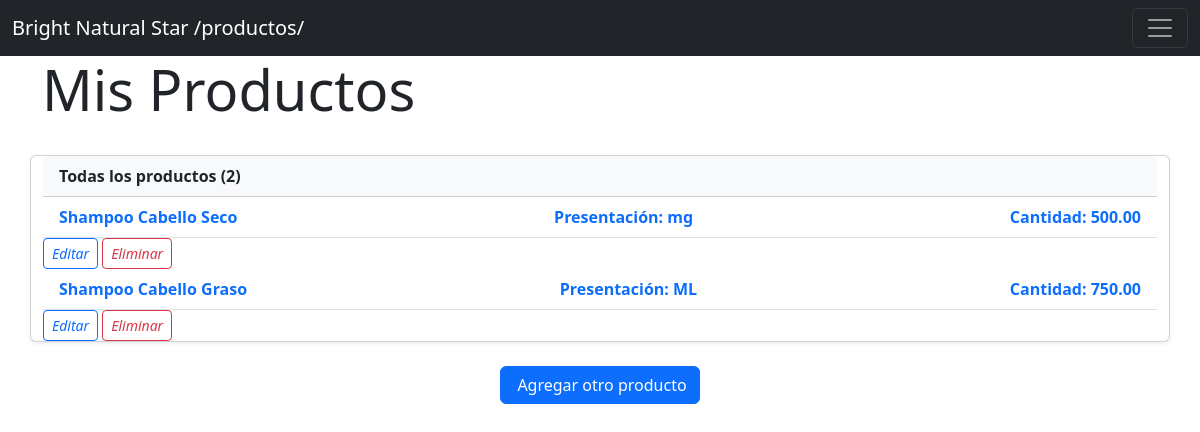
The app's page /productos/, older data.
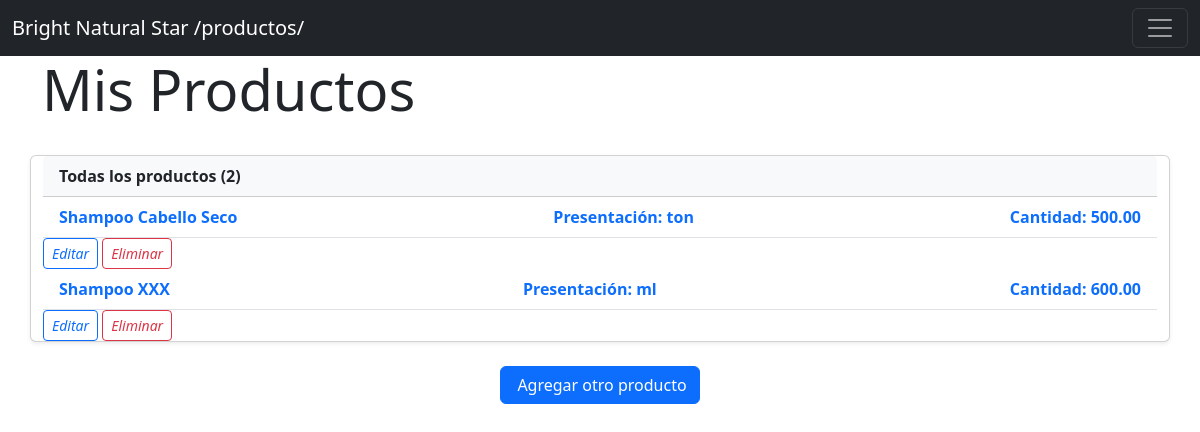
The same page, newer data.
### productos/models.py (models this page shows, shortened)
class Producto(models.Model):
    NombreProducto = models.CharField(max_length=100)
    PresentacionProducto = models.CharField(max_length=100)
    CantidadProducto = models.DecimalField(max_digits=8, decimal_places=2, default=0.0)

### productos/views.py (the view)
# urls.py: path('',  ProductoTemplateView.as_view(), name= 'list_producto'),
class ProductoTemplateView(TemplateView):
    template_name = 'productos/productos_list.html'
    def get_context_data(self, **kwargs):
        context = super().get_context_data(**kwargs)
        context['productos'] = list(ordenes_manager.productos_generador())
        return context

### ordenes_compra/ordenes_compra_manager.py (called while the page is built)
    def productos_generador(self):
        productos = Producto.objects.all().order_by('id')
        for producto in productos:
            yield {
                'id': producto.id,
                'title': producto.NombreProducto,
                'presentation': producto.PresentacionProducto,
                'quantity': producto.CantidadProducto
        }

### templates/productos/productos_list.html (shortened to what this page needs)
{% extends 'base.html' %}
{% url 'detail_orden' as detail_orden %}
{% block contenido %}
<div class="row mb-4">
    <div class="col">
        <h1 class="display-4">Mis Productos</h1>
    </div>
</div>
<div class="card shadow-sm">
    <div class="card-header bg-light d-flex justify-content-between align-items-center">
        <span class="fw-bold">Todas los productos ({{ productos|length }})</span>
    </div>
    {% if productos %}
    <div class="list-group list-group-flush">
        {% for producto in productos %}
        <div class="list-group-item list-group-item-action d-flex justify-content-between align-items-center">
            <div>
                <a href="{% url 'detail_producto' producto.id %}" class="fw-bold text-decoration-none stretched-link">{{ producto.title }}</a>
            </div>
            <div>
                <a href="{% url 'detail_producto' producto.id %}" class="fw-bold text-decoration-none stretched-link">Presentación: {{ producto.presentation }}</a>
            </div>
            <div>
                <a href="{% url 'detail_producto' producto.id %}" class="fw-bold text-decoration-none stretched-link">Cantidad: {{ producto.quantity }}</a>
            </div>
        </div>
        <div class="task-actions">
            <a href="{% url 'update_producto' producto.id %}" class="btn btn-sm btn-outline-primary">
                <i class="bi bi-pencil">Editar</i>
            </a>
            <a href="{% url 'delete_producto' producto.id %}" class="btn btn-sm btn-outline-danger">
                <i class="bi bi-trash">Eliminar</i>
            </a>
        </div>
        {% endfor %}
    </div>
    {% endif %}
</div>
{% if productos %}
<div class="text-center mt-4">
    <a href="{% url 'form_producto' %}" class="btn btn-primary">
         Agregar otro producto
    </a>
</div>
{% endif %}
{% endblock %}

### templates/base.html (shortened to what this page needs)
<!DOCTYPE html>
<html lang="en">
<head>
    <link href="https://cdn.jsdelivr.net/npm/bootstrap@5.3.3/dist/css/bootstrap.min.css" rel="stylesheet"
>
</head>
<body>
    <div>
        <div>
            {% include 'navbar.html' %}
        </div>
        <div class="container">
            <div class="row">
                {% block contenido %}
                {% endblock%}
            </div>
        </div>
    </div>
</body>
</html>

### templates/navbar.html (shortened to what this page needs)
<nav class="navbar navbar-dark bg-dark">
  <div class="container-fluid">
    <a href="{% url 'index' %}" class="navbar-brand"> Bright Natural Star {{ request.path }} </a>
    <button class="navbar-toggler" type="button" data-bs-toggle="offcanvas" data-bs-target="#offcanvasDarkNavbar"
      aria-controls="offcanvasDarkNavbar" aria-label="Toggle navigation">
      <span class="navbar-toggler-icon"></span>
    </button>
  </div>
</nav>

Row changes from the older to the newer data that the page shows:
removed Producto: title "Shampoo Cabello Graso", presentation "ML", quantity "750.00"
added Producto: title "Shampoo XXX", presentation "ml", quantity "600.00"
Text that changed along with them:
new list line: "Shampoo Cabello Seco ton 500.00"
new list line: "Presentación: Cantidad: Editar Eliminar"
list line gone: "Shampoo Cabello Seco mg 500.00"
list line gone: "Presentación: Cantidad: Editar Eliminar"
